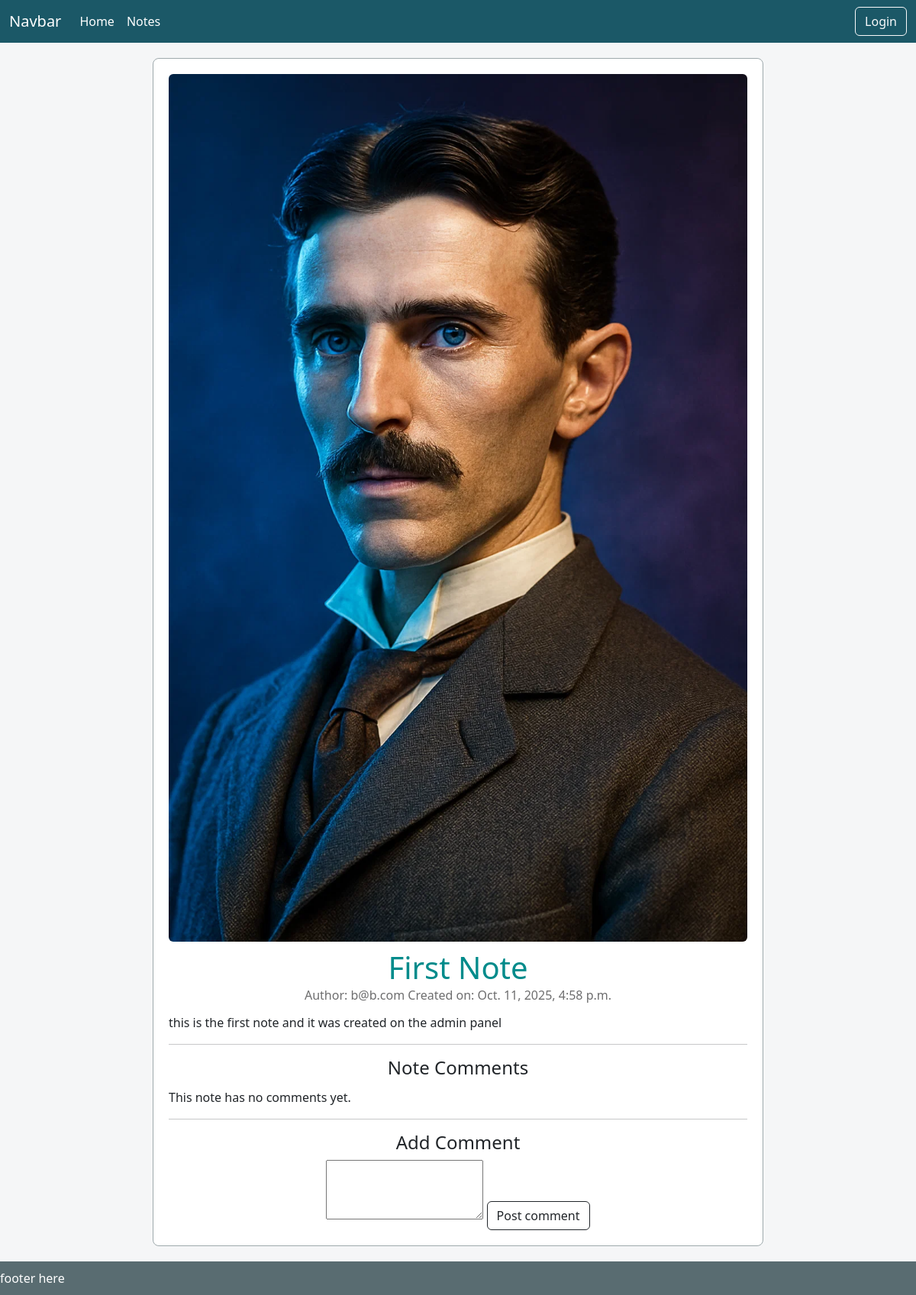
Before: /notes/detail/1/ with the older database file.
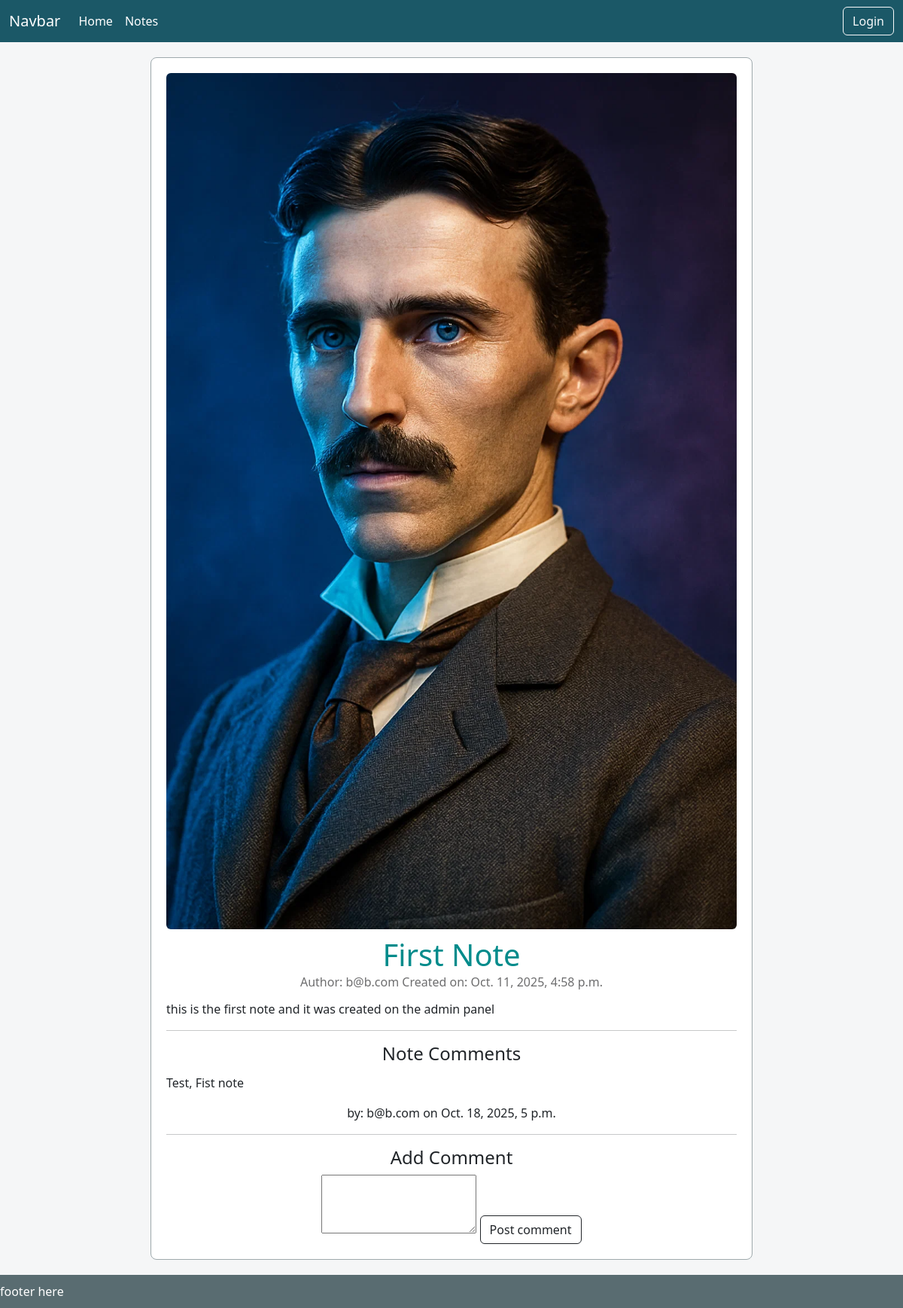
After: the same page with the newer database file.
### notes/models.py (models this page shows)
class Comment(models.Model):
    note = models.ForeignKey(Note, related_name="comments", on_delete=models.CASCADE)
    content = models.TextField()
    author = models.ForeignKey(User, on_delete=models.CASCADE, null=True, blank=True)
    created_on = models.DateTimeField(auto_now_add=True)

### notes/views.py (the view)
# urls.py: path("detail/<int:pk>/", views.NoteDetail.as_view(), name="note_detail"),
class NoteDetail(DetailView):
    model = Note
    template_name = "notes/details.html"

### templates/notes/details.html (shortened to what this page needs)
{% extends 'base.html' %}
{% load static %}
{% block css %}
<link rel="stylesheet" href="{% static 'css/notes.css'%}">
{% endblock %}
{% block content %}
<div class="note-details">
    {% if note.image %}
    <img class="main-img" src="{{ note.image.url }}">
    {% endif %}
    <h1>{{ note.title }}</h1>
    <label>Author: {{note.author.username}}</label>
    <label>Created on: {{note.created_on}}</label>
    <p>{{note.content|linebreaksbr }}</p>
    <hr>
    <h4>Note Comments</h4>
    {% for comment in note.comments.all %}
    <div>
        <p>{{comment.content}}</p>
        <smal>by: {{comment.author.username}} on {{comment.created_on }}</smal>
    </div>
    {% empty %}
    <p>This note has no comments yet.</p>
    {% endfor %}
    <hr>
    <h4>Add Comment</h4>
    <form method="post" action="{% url 'create_comment' %}">
        <textarea name="content" rows="3"></textarea>
        <button type="submit" class="btn btn-outline-dark">Post comment</button>
    </form>
</div>
{% endblock %}

Changed rows visible on the page:
added Comment: content "Test, Fist note", author.username "b@b.com", created_on "Oct. 18, 2025, 5 p.m."
Other visible differences:
text no longer shown: "This note has no comments yet."
